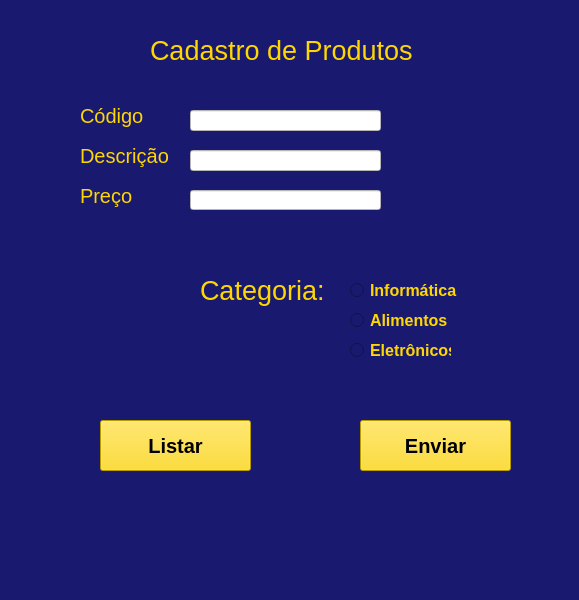
<?xml version="1.0" encoding="UTF-8"?>
<ui version="4.0">
 <class>MainWindow</class>
 <widget class="QMainWindow" name="MainWindow">
  <property name="geometry">
   <rect>
    <x>0</x>
    <y>0</y>
    <width>579</width>
    <height>600</height>
   </rect>
  </property>
  <property name="windowTitle">
   <string>MainWindow</string>
  </property>
  <property name="styleSheet">
   <string notr="true">background-color: rgb(25, 25, 112);</string>
  </property>
  <widget class="QWidget" name="centralwidget">
   <widget class="QLabel" name="label">
    <property name="geometry">
     <rect>
      <x>150</x>
      <y>30</y>
      <width>271</width>
      <height>41</height>
     </rect>
    </property>
    <property name="font">
     <font>
      <pointsize>20</pointsize>
     </font>
    </property>
    <property name="styleSheet">
     <string notr="true">color: rgb(255, 215, 0);</string>
    </property>
    <property name="text">
     <string>Cadastro de Produtos</string>
    </property>
   </widget>
   <widget class="QLabel" name="label_2">
    <property name="geometry">
     <rect>
      <x>80</x>
      <y>100</y>
      <width>81</width>
      <height>31</height>
     </rect>
    </property>
    <property name="font">
     <font>
      <pointsize>15</pointsize>
     </font>
    </property>
    <property name="styleSheet">
     <string notr="true">color: rgb(255, 215, 0);</string>
    </property>
    <property name="text">
     <string>Código</string>
    </property>
   </widget>
   <widget class="QLabel" name="label_3">
    <property name="geometry">
     <rect>
      <x>80</x>
      <y>140</y>
      <width>91</width>
      <height>31</height>
     </rect>
    </property>
    <property name="font">
     <font>
      <pointsize>15</pointsize>
     </font>
    </property>
    <property name="styleSheet">
     <string notr="true">color: rgb(255, 215, 0);</string>
    </property>
    <property name="text">
     <string>Descrição</string>
    </property>
   </widget>
   <widget class="QLabel" name="label_4">
    <property name="geometry">
     <rect>
      <x>80</x>
      <y>180</y>
      <width>81</width>
      <height>31</height>
     </rect>
    </property>
    <property name="font">
     <font>
      <pointsize>15</pointsize>
     </font>
    </property>
    <property name="styleSheet">
     <string notr="true">color: rgb(255, 215, 0);</string>
    </property>
    <property name="text">
     <string>Preço</string>
    </property>
   </widget>
   <widget class="QLineEdit" name="lineEdit">
    <property name="geometry">
     <rect>
      <x>190</x>
      <y>110</y>
      <width>191</width>
      <height>21</height>
     </rect>
    </property>
    <property name="styleSheet">
     <string notr="true">background-color: white</string>
    </property>
   </widget>
   <widget class="QLineEdit" name="lineEdit_2">
    <property name="geometry">
     <rect>
      <x>190</x>
      <y>150</y>
      <width>191</width>
      <height>21</height>
     </rect>
    </property>
    <property name="styleSheet">
     <string notr="true">background-color: white</string>
    </property>
   </widget>
   <widget class="QLineEdit" name="lineEdit_3">
    <property name="geometry">
     <rect>
      <x>190</x>
      <y>190</y>
      <width>191</width>
      <height>20</height>
     </rect>
    </property>
    <property name="styleSheet">
     <string notr="true">background-color: white</string>
    </property>
   </widget>
   <widget class="QRadioButton" name="radioButton">
    <property name="geometry">
     <rect>
      <x>350</x>
      <y>280</y>
      <width>121</width>
      <height>21</height>
     </rect>
    </property>
    <property name="font">
     <font>
      <pointsize>12</pointsize>
      <weight>75</weight>
      <bold>true</bold>
     </font>
    </property>
    <property name="styleSheet">
     <string notr="true">color: rgb(255, 215, 0);</string>
    </property>
    <property name="text">
     <string>Informática</string>
    </property>
   </widget>
   <widget class="QRadioButton" name="radioButton_2">
    <property name="geometry">
     <rect>
      <x>350</x>
      <y>310</y>
      <width>101</width>
      <height>21</height>
     </rect>
    </property>
    <property name="font">
     <font>
      <pointsize>12</pointsize>
      <weight>75</weight>
      <bold>true</bold>
     </font>
    </property>
    <property name="styleSheet">
     <string notr="true">color: rgb(255, 215, 0);</string>
    </property>
    <property name="text">
     <string>Alimentos</string>
    </property>
   </widget>
   <widget class="QRadioButton" name="radioButton_3">
    <property name="geometry">
     <rect>
      <x>350</x>
      <y>340</y>
      <width>101</width>
      <height>21</height>
     </rect>
    </property>
    <property name="font">
     <font>
      <pointsize>12</pointsize>
      <weight>75</weight>
      <bold>true</bold>
     </font>
    </property>
    <property name="styleSheet">
     <string notr="true">color: rgb(255, 215, 0);</string>
    </property>
    <property name="text">
     <string>Eletrônicos</string>
    </property>
   </widget>
   <widget class="QLabel" name="label_5">
    <property name="geometry">
     <rect>
      <x>200</x>
      <y>270</y>
      <width>131</width>
      <height>41</height>
     </rect>
    </property>
    <property name="font">
     <font>
      <pointsize>20</pointsize>
     </font>
    </property>
    <property name="styleSheet">
     <string notr="true">color: rgb(255, 215, 0);</string>
    </property>
    <property name="text">
     <string>Categoria:</string>
    </property>
   </widget>
   <widget class="QPushButton" name="pushButton">
    <property name="geometry">
     <rect>
      <x>360</x>
      <y>420</y>
      <width>151</width>
      <height>51</height>
     </rect>
    </property>
    <property name="font">
     <font>
      <pointsize>15</pointsize>
      <weight>75</weight>
      <bold>true</bold>
     </font>
    </property>
    <property name="styleSheet">
     <string notr="true">background-color: rgb(255, 215, 0);
color: black;</string>
    </property>
    <property name="text">
     <string>Enviar</string>
    </property>
   </widget>
   <widget class="QPushButton" name="pushButton_2">
    <property name="geometry">
     <rect>
      <x>100</x>
      <y>420</y>
      <width>151</width>
      <height>51</height>
     </rect>
    </property>
    <property name="font">
     <font>
      <pointsize>15</pointsize>
      <weight>75</weight>
      <bold>true</bold>
     </font>
    </property>
    <property name="styleSheet">
     <string notr="true">background-color: rgb(255, 215, 0);</string>
    </property>
    <property name="text">
     <string>Listar</string>
    </property>
   </widget>
  </widget>
  <widget class="QMenuBar" name="menubar">
   <property name="geometry">
    <rect>
     <x>0</x>
     <y>0</y>
     <width>579</width>
     <height>21</height>
    </rect>
   </property>
  </widget>
  <widget class="QStatusBar" name="statusbar"/>
 </widget>
 <resources/>
 <connections/>
</ui>
